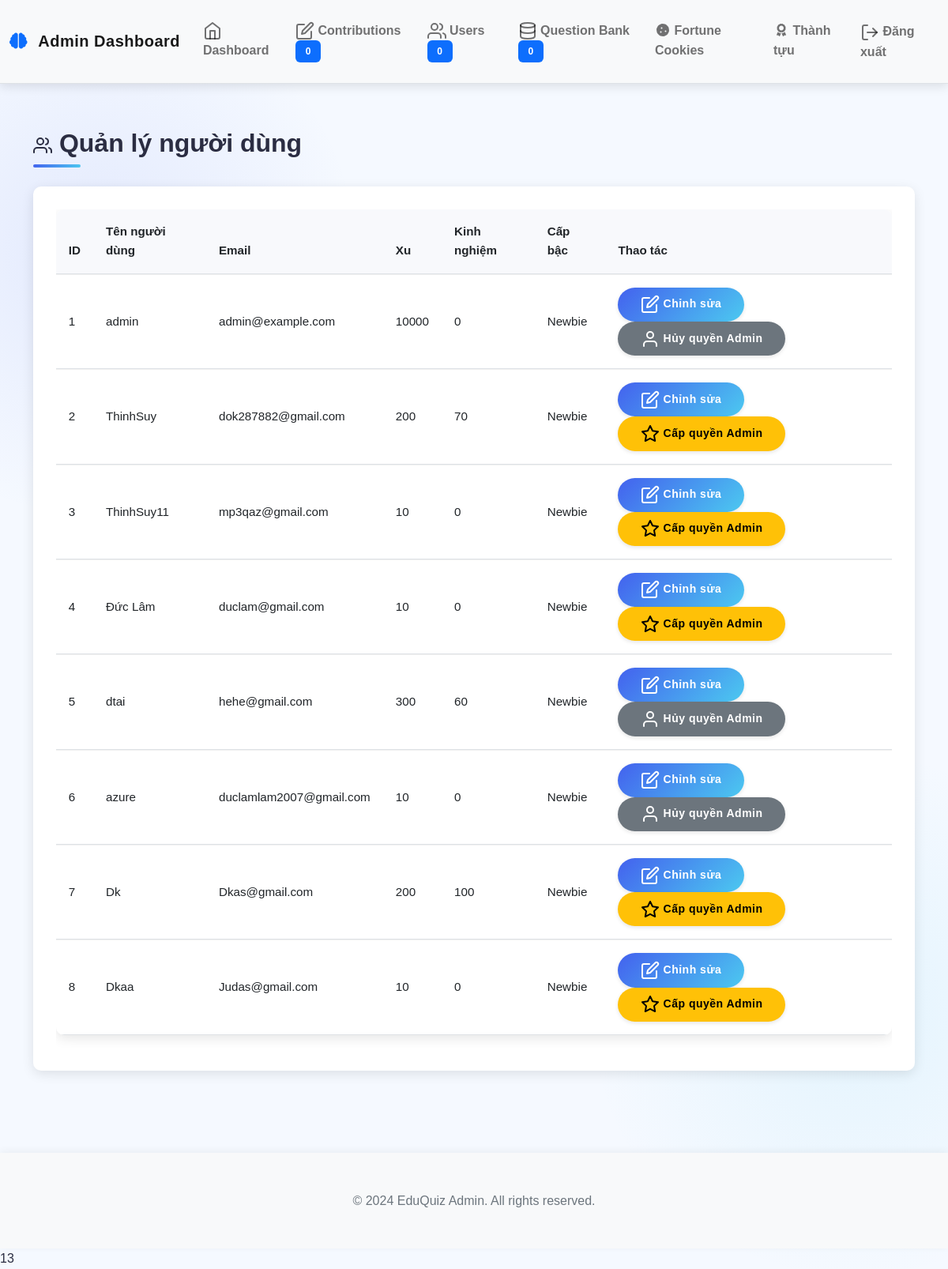
Before: /admin_users (signed in) with the older database file.
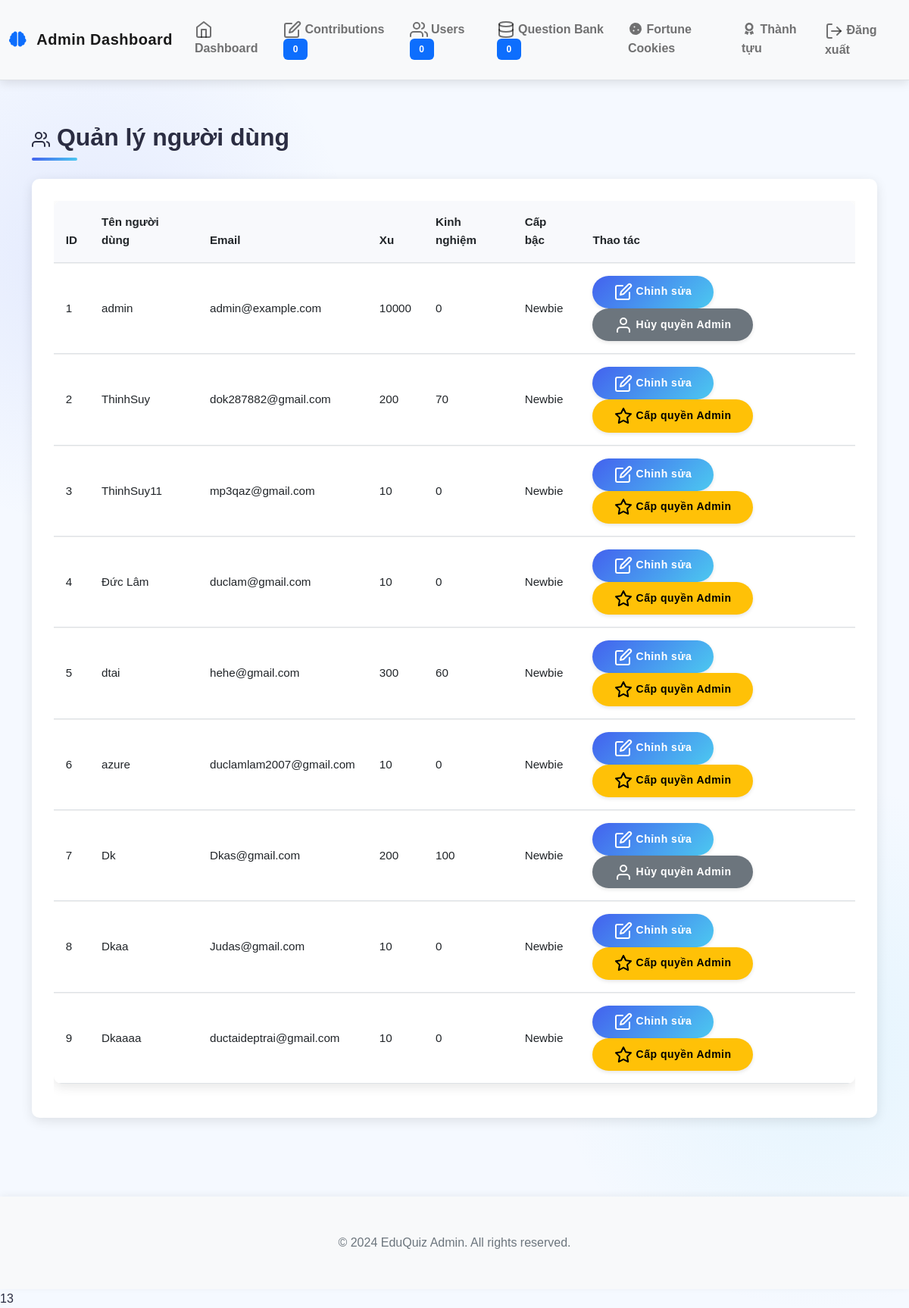
After: the same page with the newer database file.
### models.py (models this page shows, shortened)
class User(UserMixin, db.Model):
    id = db.Column(db.Integer, primary_key=True)
    username = db.Column(db.String(64), unique=True, nullable=False)
    email = db.Column(db.String(120), unique=True, nullable=False)
    password_hash = db.Column(db.String(256))
    coins = db.Column(db.Integer, default=10)  # New users start with 10 coins
    experience = db.Column(db.Integer, default=0)  # Experience points
    rank = db.Column(db.String(50), default='Newbie')
    is_admin = db.Column(db.Boolean, default=False)
    contributions = db.relationship('Contribution', backref='author', lazy=True)
    inventory_items = db.relationship('InventoryItem', backref='owner', lazy=True)
    achievements = db.relationship('UserAchievement', backref='user', lazy=True)
    daily_quests = db.relationship('UserDailyQuest', backref='user', lazy=True)
    total_questions_answered = db.Column(db.Integer, default=0)
    correct_answers = db.Column(db.Integer, default=0)
    easy_questions_completed = db.Column(db.Integer, default=0)
    medium_questions_completed = db.Column(db.Integer, default=0)
    hard_questions_completed = db.Column(db.Integer, default=0)
    daily_quest_points = db.Column(db.Integer, default=0)
    daily_streak = db.Column(db.Integer, default=0)
    last_daily_login = db.Column(db.Date, nullable=True)

### app.py (the view)
@app.route('/admin_users')
@login_required
def admin_users():
    if not current_user.is_admin:
        abort(403)
    from models import User
    users = User.query.all()
    return render_template('admin/users.html', users=users)

### app.py (called while the page is built)
@login_manager.user_loader
def load_user(user_id):
    from models import User
    return User.query.get(int(user_id))

### templates/admin/users.html (shortened to what this page needs)
{% extends "admin/base.html" %}
{% block content %}
<div class="admin-section">
    <div class="admin-section-header">
        <h2><i data-feather="users"></i> Quản lý người dùng</h2>
    </div>
    <div class="admin-section-content">
        <div class="card">
            <div class="card-body">
                <div class="table-responsive">
                    <table class="table table-hover admin-table">
                        <thead>
                            <tr>
                                <th>ID</th>
                                <th>Tên người dùng</th>
                                <th>Email</th>
                                <th>Xu</th>
                                <th>Kinh nghiệm</th>
                                <th>Cấp bậc</th>
                                <th>Thao tác</th>
                            </tr>
                        </thead>
                        <tbody>
                            {% for user in users %}
                            <tr>
                                <td>{{ user.id }}</td>
                                <td>{{ user.username }}</td>
                                <td>{{ user.email }}</td>
                                <td>{{ user.coins }}</td>
                                <td>{{ user.experience }}</td>
                                <td>{{ user.rank }}</td>
                                <td>
                                    <button class="btn btn-sm btn-primary edit-user-btn" data-user-id="{{ user.id }}" data-bs-toggle="modal" data-bs-target="#editModal{{ user.id }}">
                                        <i data-feather="edit"></i> Chỉnh sửa
                                    </button>
                                    <form id="toggleAdmin-{{ user.id }}" method="POST" action="{{ url_for('toggle_admin', user_id=user.id) }}" class="d-inline">
                                        {% if not user.is_admin %}
                                        <button type="submit" class="btn btn-sm btn-warning">
                                            <i data-feather="star"></i> Cấp quyền Admin
                                        </button>
                                        {% else %}
                                        <button type="submit" class="btn btn-sm btn-secondary">
                                            <i data-feather="user"></i> Hủy quyền Admin
                                        </button>
                                        {% endif %}
                                    </form>
                                </td>
                            </tr>
                            {% endfor %}
                        </tbody>
                    </table>
                </div>
            </div>
        </div>
    </div>
</div>
{% endblock %}

### templates/admin/base.html (shortened to what this page needs)
<!doctype html>
<html lang="en">
    <head>
        <link
            href="https://cdn.jsdelivr.net/npm/bootstrap@5.1.3/dist/css/bootstrap.min.css"
            rel="stylesheet"
        />
        <link
            href="https://unpkg.com/aos@2.3.1/dist/aos.css"
            rel="stylesheet"
        />
        <link
            href="https://cdnjs.cloudflare.com/ajax/libs/font-awesome/5.15.3/css/all.min.css"
            rel="stylesheet"
        />
        <link
            href="{{ url_for('static', filename='css/style.css') }}"
            rel="stylesheet"
        />
        <link
            href="{{ url_for('static', filename='css/admin.css') }}"
            rel="stylesheet"
        />
    </head>
    <body>
        <nav
            class="navbar navbar-expand-lg navbar-light bg-light border-bottom sticky-top"
        >
            <div class="container-fluid">
                <a class="navbar-brand" href="{{ url_for('admin_dashboard') }}">
                    <i class="fas fa-brain text-primary me-2"></i> Admin
                    Dashboard
                </a>
                <div class="collapse navbar-collapse" id="navbarNav">
                    <ul class="navbar-nav me-auto">
                        <li class="nav-item">
                            <a
                                class="nav-link"
                                href="{{ url_for('admin_dashboard') }}"
                            >
                                <i data-feather="home"></i> Dashboard
                            </a>
                        </li>
                        <li class="nav-item">
                            <a
                                class="nav-link"
                                href="{{ url_for('admin_contributions') }}"
                            >
                                <i data-feather="edit"></i> Contributions
                                <span class="badge bg-primary"
                                    >{{ pending_contributions|default(0)
                                    }}</span
                                >
                            </a>
                        </li>
                        <li class="nav-item">
                            <a
                                class="nav-link"
                                href="{{ url_for('admin_users') }}"
                            >
                                <i data-feather="users"></i> Users
                                <span class="badge bg-primary"
                                    >{{ total_users|default(0) }}</span
                                >
                            </a>
                        </li>
                        <li class="nav-item">
                            <a
                                class="nav-link"
                                href="{{ url_for('admin_contributions') }}"
                            >
                                <i data-feather="database"></i> Question Bank
                                <span class="badge bg-primary"
                                    >{{ total_questions|default(0) }}</span
                                >
                            </a>
                        </li>
                        <li class="nav-item">
                            <a
                                class="nav-link"
                                href="{{ url_for('admin_fortune_cookies') }}"
                            >
                                <i class="fas fa-fw fa-cookie"></i>
                                <span>Fortune Cookies</span>
                            </a>
                        </li>
                        <li class="nav-item">
                            <a
                                class="nav-link"
                                href="{{ url_for('advancements') }}"
                            >
                                <i class="fas fa-fw fa-award"></i>
                                <span>Thành tựu</span>
                            </a>
                        </li>
                    </ul>
                    <ul class="navbar-nav">
                        <li class="nav-item">
                            <a class="nav-link" href="{{ url_for('logout') }}">
                                <i data-feather="log-out"></i> Đăng xuất
                            </a>
                        </li>
                    </ul>
                </div>
            </div>
        </nav>
        <div class="container mt-4">
             {% block content %}{%
            endblock %}
        </div>
        <footer class="footer mt-5 py-3 bg-light">
            <div class="container text-center">
                <span class="text-muted"
                    >© 2024 EduQuiz Admin. All rights reserved.</span
                >
            </div>
        </footer>
    </body>
</html>
<line_number>13</line_number>

### static/css/style.css (style rules this page uses)
body { font-family: 'Roboto', sans-serif; color: var(--text-color); background-color: #f5f9ff; background-image: radial-gradient(circle at 10% 20%, rgba(67, 97, 238, 0.1) 0%, transparent 20%), radial-gradient(circle at 90% 80%, rgba(76, 201, 240, 0.1) 0%, transparent 20%); line-height: 1.6; }
.container { padding-top: 2rem; padding-bottom: 2rem; }
.card { border: none; border-radius: var(--border-radius); box-shadow: var(--box-shadow); transition: all 0.4s ease; margin-bottom: 1.5rem; background-color: white; overflow: hidden; position: relative; }
.card::before { content: ''; position: absolute; top: 0; left: 0; width: 100%; height: 4px; background: var(--gradient-bg); opacity: 0; transition: opacity 0.3s ease; }
.card-body { padding: 1.8rem; }
.btn { border-radius: 50px; padding: 0.6rem 1.8rem; font-weight: 600; transition: all 0.3s; border: none; letter-spacing: 0.5px; position: relative; overflow: hidden; z-index: 1; }
.btn-primary { background: var(--gradient-bg); box-shadow: 0 4px 10px rgba(67, 97, 238, 0.25);, 213, 0.3); }
.table { border-collapse: separate; border-spacing: 0; width: 100%; border-radius: var(--border-radius); overflow: hidden; box-shadow: var(--box-shadow); }
.table th { background-color: #f8f9fa; font-weight: 600; padding: 1rem; text-align: left; }
.table td { padding: 1rem; vertical-align: middle; border-top: 1px solid #f0f0f0; }
.badge { padding: 0.4rem 0.7rem; font-weight: 500; border-radius: 50px; }
.navbar { box-shadow: 0 4px 15px rgba(0, 0, 0, 0.08); background: rgba(255, 255, 255, 0.95); backdrop-filter: blur(10px); -webkit-backdrop-filter: blur(10px); border-bottom: 1px solid rgba(67, 97, 238, 0.1); }
.navbar-brand { font-weight: 800; color: var(--primary-color); letter-spacing: 0.5px; transition: all 0.3s ease; }
.nav-link { font-weight: 600; color: var(--dark-color); position: relative; padding: 0.6rem 1.2rem; margin: 0 0.3rem; transition: all 0.3s ease; border-radius: 8px; }
.nav-link::after { content: ''; position: absolute; bottom: 5px; left: 50%; width: 0; height: 2px; background: var(--primary-color); transition: all 0.3s; transform: translateX(-50%); opacity: 0; }
:root { --accent-color: #f72585; --info-color: #4895ef; --warning-color: #f8961e; --danger-color: #f94144; --soft-blue: #e8f0fe; --text-secondary: #6c757d; }
body { font-family: 'Nunito', sans-serif; min-height: 100vh; line-height: 1.6; }
.navbar { box-shadow: 0 4px 12px rgba(0, 0, 0, 0.1); padding: 1rem 0; }
.card { overflow: hidden; margin-bottom: 1.5rem; }
.btn { transition: all 0.3s ease; box-shadow: 0 2px 5px rgba(0, 0, 0, 0.1); }
.badge { padding: 0.5rem 0.8rem; border-radius: 6px; font-weight: 600; }
.footer { background-color: white; box-shadow: 0 -2px 10px rgba(0, 0, 0, 0.05); padding: 1.5rem 0; margin-top: 3rem; }
.footer .text-muted { color: var(--text-secondary) !important; font-weight: 500; }
.table { border-collapse: separate; border-spacing: 0; width: 100%; }
.table th { background-color: rgba(67, 97, 238, 0.05); font-weight: 600; color: var(--text-primary); padding: 1rem; }
.table td { padding: 1rem; vertical-align: middle; }

### static/css/admin.css (style rules this page uses)
.admin-table { font-size: 0.95rem; }
.admin-table th { font-weight: 600; background-color: rgba(0, 123, 255, 0.1); }
.admin-table { width: 100%; }
.admin-table th { font-weight: 700; background-color: #f8f9fc; }
.card, .table-responsive, .modal { transition: none !important; animation: none !important; }
* { animation-duration: 0s !important; transition-duration: 0s !important; }

Changed rows visible on the page:
changed User "dtai": is_admin "Hủy quyền Admin" → "Cấp quyền Admin"
changed User "azure": is_admin "Hủy quyền Admin" → "Cấp quyền Admin"
changed User "Dk": is_admin "Cấp quyền Admin" → "Hủy quyền Admin"
added User: id "9", username "Dkaaaa", email "ductaideptrai@gmail.com", coins "10", experience "0", rank "Newbie", is_admin False (drawn)
